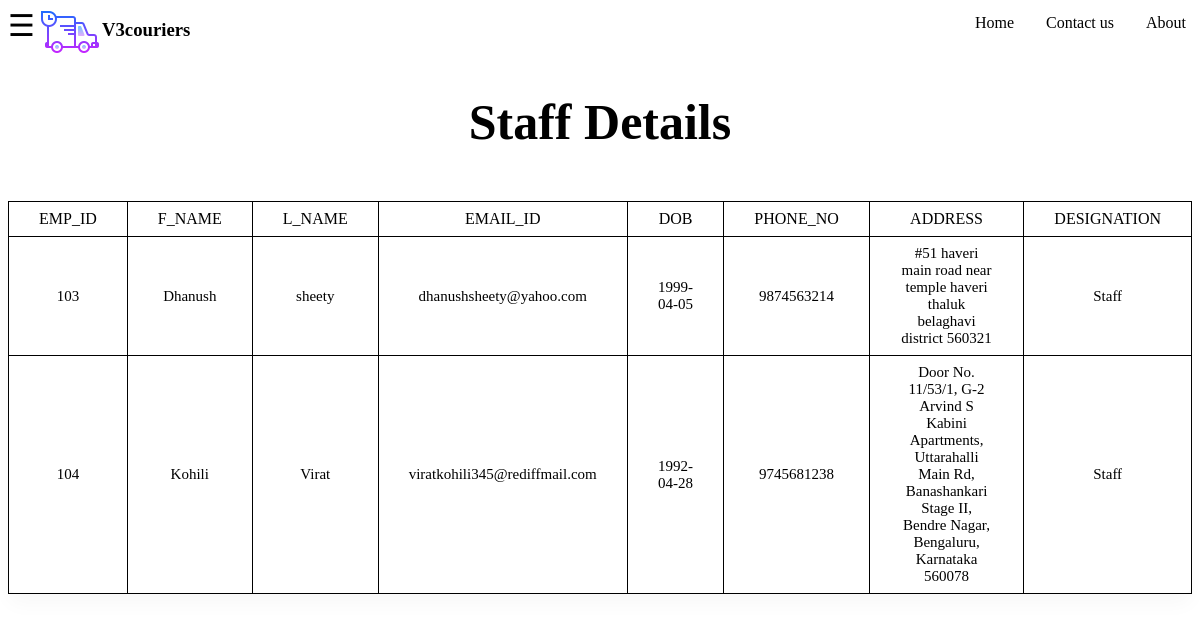
Screenshot of /m_staff.php with the database file from the repository.
### tables this page shows
CREATE TABLE IF NOT EXISTS `employee` (
  `emp_id` int NOT NULL,
  `f_name` varchar(15) NOT NULL,
  `l_name` varchar(15) NOT NULL,
  `email_id` varchar(30) NOT NULL,
  `dob` date NOT NULL,
  `phone_no` bigint NOT NULL,
  `address` varchar(150) NOT NULL,
  `designation` varchar(15) NOT NULL,
  PRIMARY KEY (`phone_no`) USING BTREE,
  KEY `emp_id` (`emp_id`)
);

### s_fetch.php (the view, shortened to what this page needs)
<!DOCTYPE html>
<html>
<head>
</head>
<body>
<div class="center-div">
	<div class="table-responsive">
		<table>
			<thead>
				<tr>
					<th>emp_id</th>
					<th>f_name</th>
					<th>l_name</th>
					<th>email_id</th>
					<th>dob</th>
					<th>phone_no</th>
					<th>address</th>
					<th>designation</th>
				</tr>
			</thead>
			<tbody>
						<?php
						include 'connection.php';
						$selectquery = "select emp_id,f_name,l_name,email_id,dob,phone_no,address,designation from employee where designation='Staff' order by emp_id asc";
						$query = mysqli_query ($con,$selectquery);
						while($res = mysqli_fetch_array($query)){
						?>
						<tr>
							<td><?php echo $res['emp_id'];?></td>
							<td><?php echo $res['f_name'];?></td>
							<td><?php echo $res['l_name'];?></td>
							<td><?php echo $res['email_id'];?></td>
							<td><?php echo $res['dob'];?></td>
							<td><?php echo $res['phone_no'];?></td>
							<td><?php echo $res['address'];?></td>
							<td><?php echo $res['designation'];?></td>
						</tr>
						<?php
						}
				?>
			</tbody>
		</table>
	</div>
</div>

### m_staff.php (style rules this page uses)
body { background-repeat:no-repeat; background-image:url('https://img.freepik.com/free-vector/3d-perspective-style-diamond-shape-white-background_1017-27556.jpg?size=626&ext=jpg'); background-position:relative; background-size:100%; }

### rows the page displays
employee: emp "103", f_name "Dhanush", l_name "sheety", email "dhanushsheety@yahoo.com", dob "1999-04-05", phone_no "9874563214", address "#51 haveri main road near temple haveri thaluk belaghavi district 560321", designation "Staff"
employee: emp "104", f_name "Kohili", l_name "Virat", email "viratkohili345@rediffmail.com", dob "1992-04-28", phone_no "9745681238", address "Door No. 11/53/1, G-2 Arvind S Kabini Apartments, Uttarahalli Main Rd, Banashankari Stage II, Bendre Nagar, Bengaluru, Karnataka 560078", designation "Staff"
